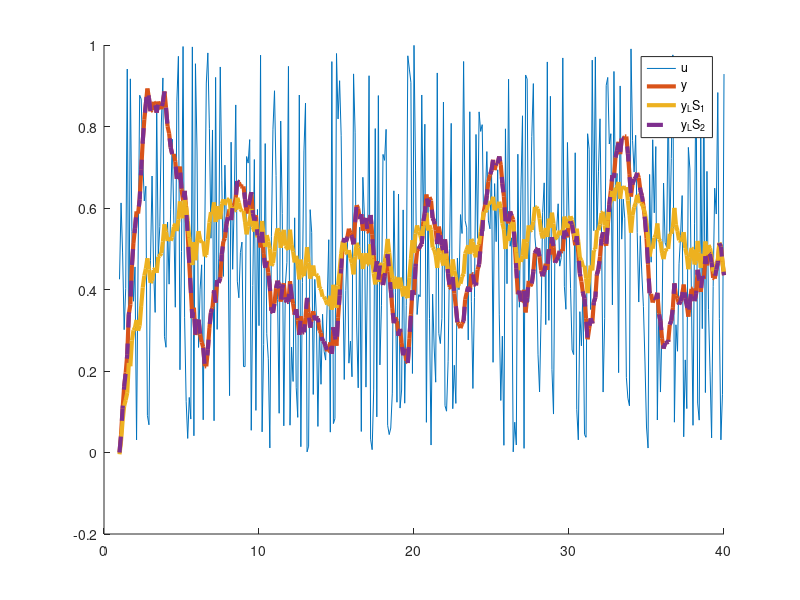
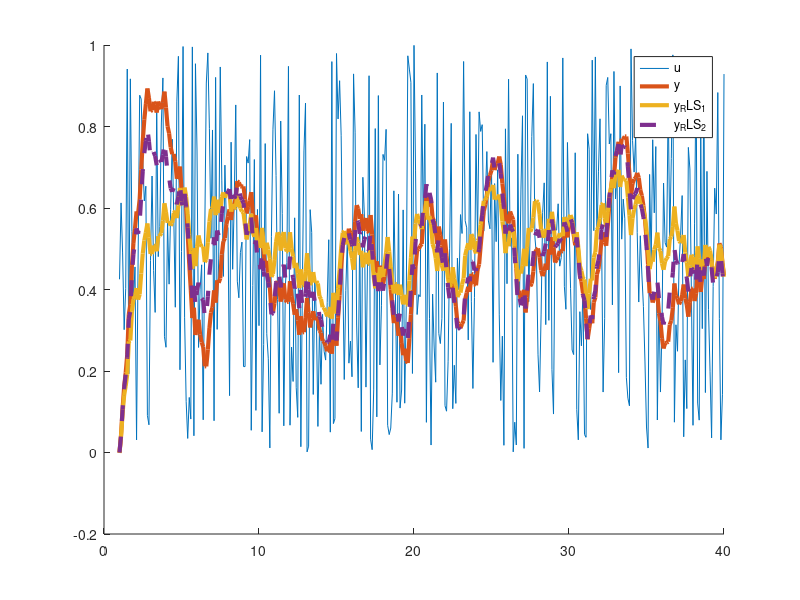

Write MATLAB code to recreate these figures, in order.
%% Control Digital en Sistemas Embebidos - MSE - PRACTICA 2

pkg load signal
pkg load control

clc
clear all

%%
% 1) Crear una función en Matlab que aplique la función de identificación por 
% método de cuadrados mínimos (LS) y obtenga el vector de parámetros del modelo 
% a partir del orden deseado del sistema y las señales de entrada/salida.
%%

function [Theta] = identificacionLS(n, u, y)
  Y = y(n+1:length(y));
  Phi = [];
  for i=n:-1:1
    Phi = [Phi y(i:(length(y)+i-n-1))];
  end
  for j=(n+1):-1:1
    Phi = [Phi u(j:(length(y)+j-n-1))];
  end
  Theta = (Phi'*Phi)^(-1)*Phi'*Y;
end

%%
% 2) Crear una función en Matlab que aplique la función de identificación por 
% método de cuadrados mínimos recursivo (RLS) y obtenga el vector de parámetros 
% del modelo a partir del orden deseado del sistema y las señales de 
% entrada/salida.
%%

function [Theta P] = identificacionRLS(n, u, y, lastP, lastTheta)
  Phi = [];
  for i=n:-1:1
    Phi = [Phi y(i)];
  end
  for j=(n+1):-1:1
    Phi = [Phi u(j)];
  end
  P = lastP - lastP*Phi'*Phi*lastP/(1+Phi*lastP*Phi');
  K = lastP*Phi'/(1+Phi*lastP*Phi');
  Theta = lastTheta + K*(y(n+1)-Phi*lastTheta);
end

%%
% 3) Discretizar la planta con un período de muestreo h = 0.1s.
%%

h = 0.1;

num = [ 1 1 ];
den = [ 1 0.5 1];

Hs= tf(num, den)

Hz = c2d(Hs, h, 'zoh')

%%
% 4) Identificar los parámetros de la planta para orden 2 y 3 utilizando la 
% función LS creada anteriormente.
%%

t = 1:h:40;

[numz, denz] = tfdata(Hz, 'v')

u = rand(length(t), 1);
y = filter(numz, denz, u);

[Theta_LS_1] = identificacionLS(1, u, y)
numz_LS_1 = [Theta_LS_1(2) Theta_LS_1(3)]
denz_LS_1 = [1 -Theta_LS_1(1)]

[Theta_LS_2] = identificacionLS(2, u, y)
numz_LS_2 = [Theta_LS_2(3) Theta_LS_2(4) Theta_LS_2(5)]
denz_LS_2 = [1 -Theta_LS_2(1) -Theta_LS_2(2)]

%%
% 5)Obtener el error de ambas identificaciones utilizando la función de costo J.
%%

y_LS_1 = filter(numz_LS_1, denz_LS_1, u);
J_1 = (y-y_LS_1)'*(y-y_LS_1)/2

y_LS_2 = filter(numz_LS_2, denz_LS_2, u);
J_2 = (y-y_LS_2)'*(y-y_LS_2)/2

%%
% 6)Comparar la respuesta de los modelos obtenidos en el punto 4 con la 
% respuesta de la planta real utilizando la misma señal de entrada.
%%

u = rand(length(t), 1);
y = filter(numz, denz, u);
y_LS_1 = filter(numz_LS_1, denz_LS_1, u);
y_LS_2 = filter(numz_LS_2, denz_LS_2, u);

figure;
hold on;
plot(t, u)
plot(t, y, 'LineWidth', 3)
plot(t, y_LS_1, 'LineWidth', 3)
plot(t, y_LS_2, '--', 'LineWidth', 3)
legend('u', 'y', 'y_LS_1', 'y_LS_2')

%%
% 7) Identificar los parámetros de la planta utilizando la función RLS creada
% anteriormente. Obtener y comparar identificaciones con Pinicial = 100.I y
% Pinicial = 1000.I.
%%

N = 300;

Theta_RLS_1 = [0; 0; 0; 0; 0];
P = eye(5)*100;

% u(k-2) u(k-1) u(k) y(k-2) y(k-1) y(k)

for i=3:N
  [Theta_RLS_1 P] = identificacionRLS(2, u(i-2:i), y(i-2:i), P, Theta_RLS_1);
end

numz_RLS_1 = [Theta_RLS_1(3) Theta_RLS_1(4) Theta_RLS_1(5)]
denz_RLS_1 = [1 -Theta_RLS_1(1) -Theta_RLS_1(2)]


Theta_RLS_2 = [0; 0; 0; 0; 0];
P = eye(5)*1000;

% u(k-2) u(k-1) u(k) y(k-2) y(k-1) y(k)

for i=3:N
  [Theta_RLS_2 P] = identificacionRLS(2, u(i-2:i), y(i-2:i), P, Theta_RLS_2);
end

numz_RLS_2 = [Theta_RLS_2(3) Theta_RLS_2(4) Theta_RLS_2(5)]
denz_RLS_2 = [1 -Theta_RLS_2(1) -Theta_RLS_2(2)]

%%
% 8) Comparar la respuesta de los modelos obtenidos en el punto anterior con la
% respuesta de la planta real utilizando la misma señal de entrada.
%%

y_RLS_1 = filter(numz_RLS_1, denz_RLS_1, u);
y_RLS_2 = filter(numz_RLS_2, denz_RLS_2, u);

figure;
hold on;
plot(t, u)
plot(t, y, 'LineWidth', 3)
plot(t, y_RLS_1, 'LineWidth', 3)
plot(t, y_RLS_2, '--', 'LineWidth', 3)
legend('u', 'y', 'y_RLS_1', 'y_RLS_2')

